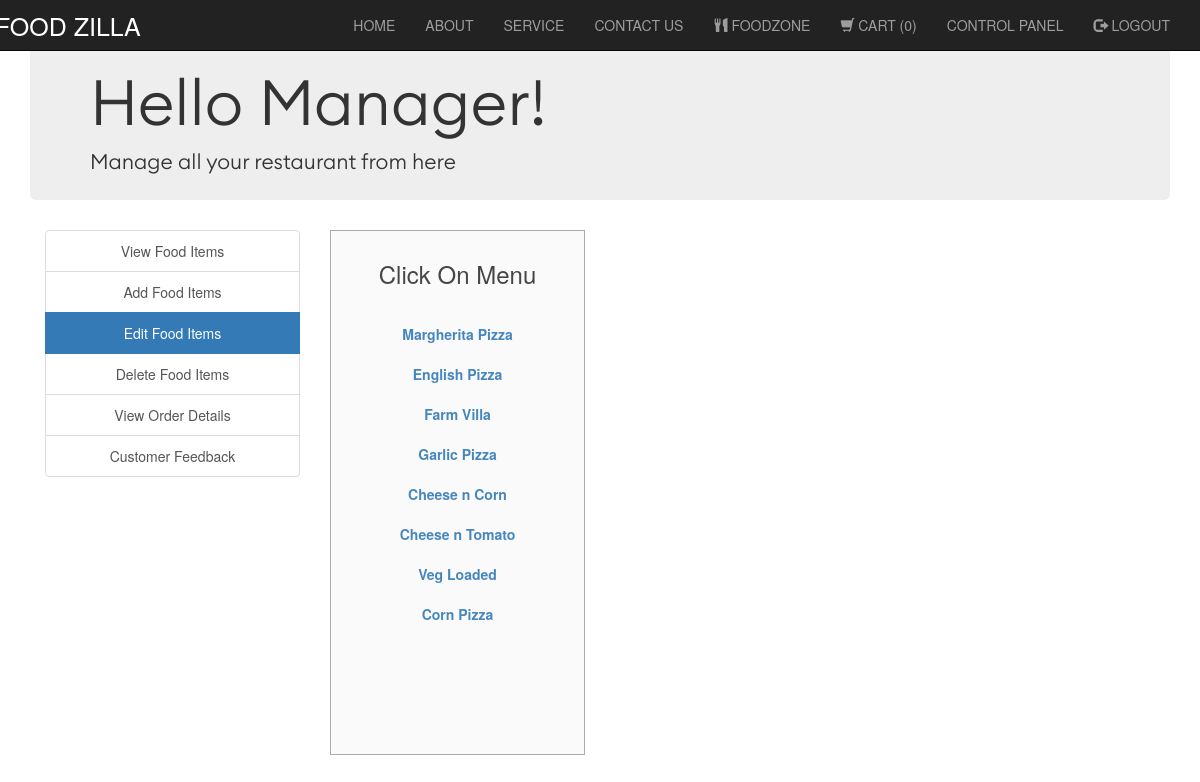
Page /Online-Food-Order/edit_food_items.php (signed in) on the committed database.
### tables this page shows
CREATE TABLE `food` (
  `F_ID` int(30) NOT NULL,
  `name` varchar(30) NOT NULL,
  `price` int(30) NOT NULL,
  `description` varchar(200) NOT NULL,
  `images_path` varchar(200) NOT NULL,
  `options` varchar(10) NOT NULL DEFAULT 'ENABLE',
  `s_text` varchar(30) NOT NULL,
  `r_name` varchar(50) NOT NULL
);

### Online-Food-Order/edit_food_items.php (the view, shortened to what this page needs)
<?php
include('session_m.php');
?>
<!DOCTYPE html>
<html>
  <head>
  </head>
  <link rel="stylesheet" type = "text/css" href ="css/admin.css">
  <link rel="stylesheet" type = "text/css" href ="css/bootstrap/bootstrap.min.css">
  <body>
  <?php
        include('../Online-Food-Order/include/header.php');
      ?>
<div class="container">
<div class="jumbotron jumbotron-fluid">
     <h1>Hello Manager! </h1>
     <p>Manage all your restaurant from here</p>
    </div>
    </div>
<div class="container">
    	<div class="col-xs-3" style="text-align: center;">
    	<div class="list-group">
    		<a href="view_food_items.php" class="list-group-item ">View Food Items</a>
    		<a href="add_food_items.php" class="list-group-item ">Add Food Items</a>
    		<a href="edit_food_items.php" class="list-group-item active">Edit Food Items</a>
    		<a href="delete_food_items.php" class="list-group-item ">Delete Food Items</a>
        <a href="view_order_details.php" class="list-group-item ">View Order Details</a>
        <a href="contactus1.php" class="list-group-item">Customer Feedback</a>
    	</div>
    </div>
<div class="col-xs-3">
  <div class="form-area" style="padding: 10px 10px 110px 10px; ">
    <div style="text-align: center;">
      <h3>Click On Menu <br><br></h3>
    </div>
    <?php
    $query = mysqli_query($conn, "SELECT * FROM food ORDER BY F_ID");
    while ($row = mysqli_fetch_array($query)) {
      ?>
      <div class="list-group" style="text-align: center;">
        <?php
      echo "<b><a href='edit_food_items.php?update= {$row['F_ID']}'>{$row['name']}</a></b>";
        ?>
      </div>
    <?php
    }
    ?>
  </div>
</div>
</div>
  </body>
<br>
</html>

### Online-Food-Order/css/admin.css (style rules this page uses)
body,html { height: 100%; font-family: osm; }
body { padding-top: 00px; }
.form-area { background-color: #FAFAFA; border: 1px solid rgba(128, 128, 128, 0.712); opacity:0.9; }
.jumbotron-fluid { height: 200px; font-family: ecb; font-weight: 900; }
h1 { font-family: ecb; font-weight: 500; }

### rows in the picture
food: name "Margherita Pizza"
food: name "English Pizza"
food: name "Farm Villa"
food: name "Garlic Pizza"
food: name "Cheese n Corn"
food: name "Cheese n Tomato"
food: name "Veg Loaded"
food: name "Corn Pizza"
